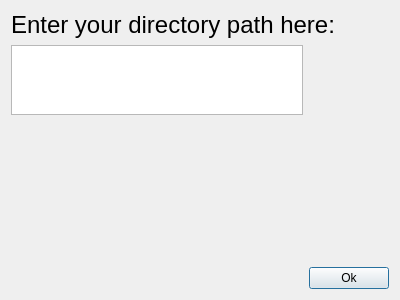
<?xml version="1.0" encoding="UTF-8"?>
<ui version="4.0">
 <class>DirectorySetDialog</class>
 <widget class="QDialog" name="DirectorySetDialog">
  <property name="geometry">
   <rect>
    <x>0</x>
    <y>0</y>
    <width>400</width>
    <height>300</height>
   </rect>
  </property>
  <property name="windowTitle">
   <string>Dialog</string>
  </property>
  <layout class="QGridLayout" name="gridLayout">
   <item row="0" column="0" colspan="2">
    <widget class="QLabel" name="label">
     <property name="font">
      <font>
       <family>Liberation Sans</family>
       <pointsize>18</pointsize>
      </font>
     </property>
     <property name="text">
      <string>Enter your directory path here: </string>
     </property>
    </widget>
   </item>
   <item row="10" column="1">
    <widget class="QPushButton" name="okButton">
     <property name="text">
      <string>Ok</string>
     </property>
    </widget>
   </item>
   <item row="10" column="0">
    <spacer name="horizontalSpacer">
     <property name="orientation">
      <enum>Qt::Horizontal</enum>
     </property>
     <property name="sizeHint" stdset="0">
      <size>
       <width>40</width>
       <height>20</height>
      </size>
     </property>
    </spacer>
   </item>
   <item row="3" column="0">
    <spacer name="verticalSpacer_2">
     <property name="orientation">
      <enum>Qt::Vertical</enum>
     </property>
     <property name="sizeHint" stdset="0">
      <size>
       <width>20</width>
       <height>40</height>
      </size>
     </property>
    </spacer>
   </item>
   <item row="8" column="0" rowspan="2">
    <spacer name="verticalSpacer">
     <property name="orientation">
      <enum>Qt::Vertical</enum>
     </property>
     <property name="sizeHint" stdset="0">
      <size>
       <width>20</width>
       <height>40</height>
      </size>
     </property>
    </spacer>
   </item>
   <item row="6" column="0">
    <spacer name="verticalSpacer_3">
     <property name="orientation">
      <enum>Qt::Vertical</enum>
     </property>
     <property name="sizeHint" stdset="0">
      <size>
       <width>20</width>
       <height>40</height>
      </size>
     </property>
    </spacer>
   </item>
   <item row="1" column="0">
    <widget class="QTextEdit" name="textEdit">
     <property name="sizePolicy">
      <sizepolicy hsizetype="Preferred" vsizetype="Preferred">
       <horstretch>0</horstretch>
       <verstretch>1</verstretch>
      </sizepolicy>
     </property>
    </widget>
   </item>
   <item row="2" column="0">
    <spacer name="verticalSpacer_4">
     <property name="orientation">
      <enum>Qt::Vertical</enum>
     </property>
     <property name="sizeHint" stdset="0">
      <size>
       <width>20</width>
       <height>40</height>
      </size>
     </property>
    </spacer>
   </item>
  </layout>
 </widget>
 <resources/>
 <connections/>
</ui>
